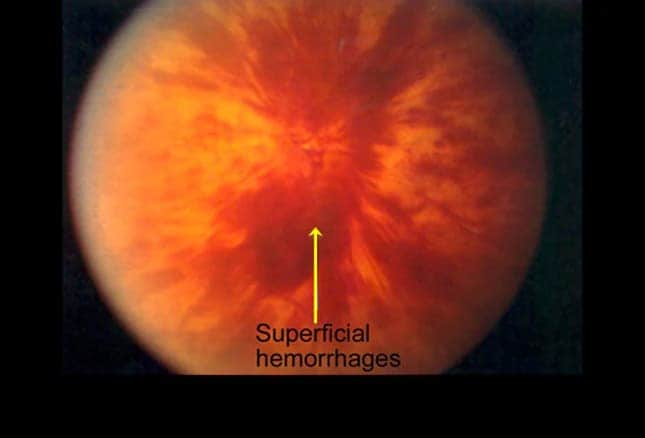
#> input picture test-data/retinal 2.jpg, 645 x 438 px
$ python -i skel.py   (imports and definitions only)
#> lines starting #> are read from the running program, lines starting #| are printed output that depends on the picture; after the words box and inside, x2 and y2 are one past the last pixel; in counts of white or black regions, pixels touching at a corner belong together
import cv2
import numpy as np
import os
def convert(image):
#> called with image = 'test-data/retinal 2.jpg'
    img = cv2.imread(image,0)
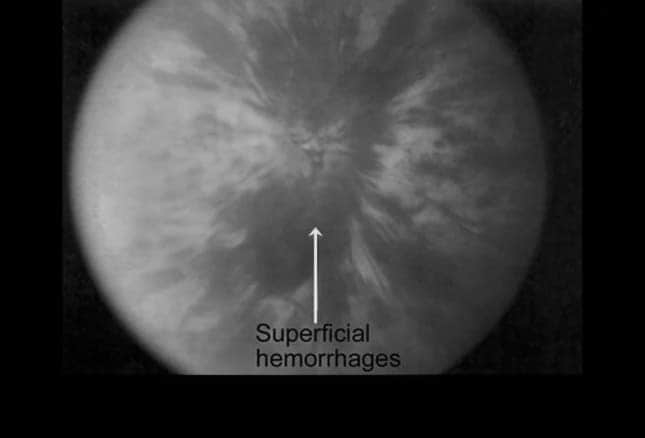
#> img: shape (438, 645); min 0, max 247, mean 59
    size = np.size(img)
#> size = 282510
    skel = np.zeros(img.shape,np.uint8)

    ret,img = cv2.threshold(img,127,255,0)
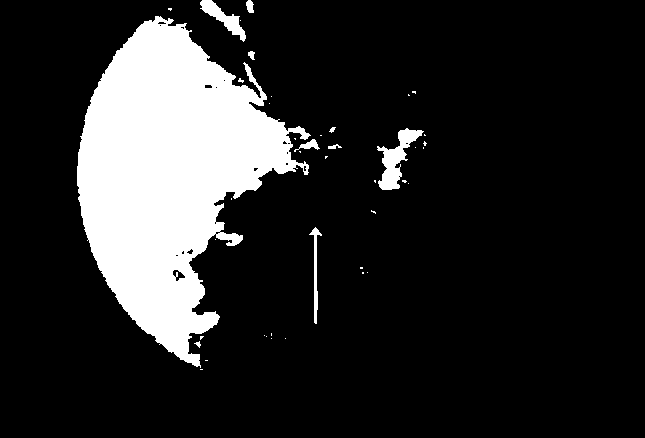
#> img: shape (438, 645); 16% white; 42 white regions (32 under 20 px), largest, box (x1, y1, x2, y2) and area: (77, 16, 311, 368) 42536, (377, 128, 424, 190) 1106, (200, 0, 246, 42) 620


    element = cv2.getStructuringElement(cv2.MORPH_CROSS,(3,3))
    done = False

    while( not done):
        eroded = cv2.erode(img,element)
        temp = cv2.dilate(eroded,element)
        temp = cv2.subtract(img,temp)
        skel = cv2.bitwise_or(skel,temp)
        img = eroded.copy()

        zeros = size - cv2.countNonZero(img)
        if zeros==size:
            done = True
#> this loop made 94 passes
#> zeros on passes 1 to 12: 239812, 241752, 243353, 244747, 246017, 247180, 248261, 249250, 250172, 251042, 251881, 252702
#> pass 1, in convert, `eroded = cv2.erode(img,element)`:
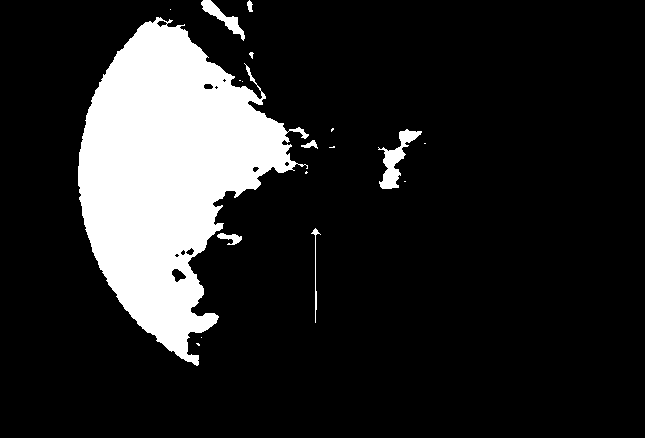
#> eroded: shape (438, 645); 15.1% white; 18 white regions (10 under 20 px), largest, box (x1, y1, x2, y2) and area: (78, 17, 309, 366) 40848, (378, 129, 422, 189) 881, (201, 0, 245, 41) 494
#> pass 1, in convert, `temp = cv2.dilate(eroded,element)`:
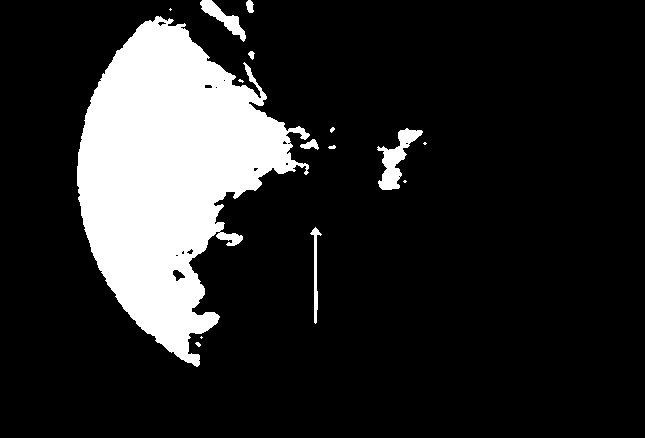
#> temp: shape (438, 645); 15.8% white; 15 white regions (7 under 20 px), largest, box (x1, y1, x2, y2) and area: (77, 16, 310, 367) 42409, (377, 128, 423, 190) 1086, (200, 0, 246, 42) 607
#> pass 1, in convert, `temp = cv2.subtract(img,temp)`:
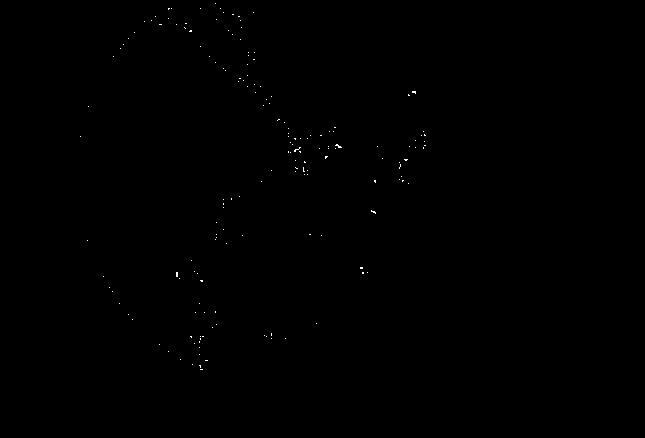
#> temp: shape (438, 645); 0.11% white in thin lines or dots, all inside (x1, y1, x2, y2) = (80, 3, 426, 370)
#> pass 2, in convert, `eroded = cv2.erode(img,element)`:
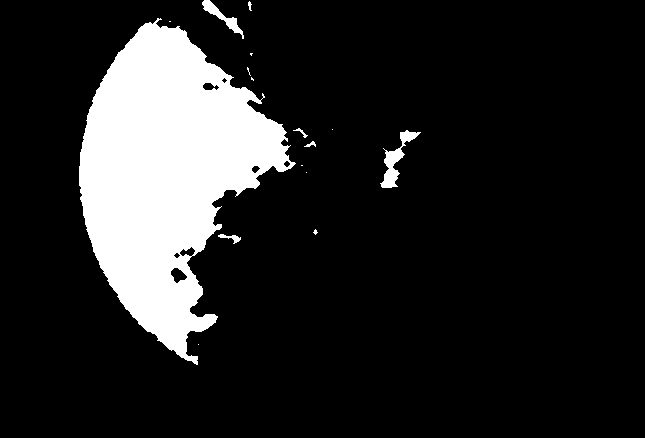
#> eroded: shape (438, 645); 14.4% white; 16 white regions (9 under 20 px), largest, box (x1, y1, x2, y2) and area: (79, 18, 296, 365) 39458, (380, 130, 421, 188) 683, (202, 0, 244, 39) 383
#> after the loop: eroded: shape (438, 645); every value is 0
#> after the loop:
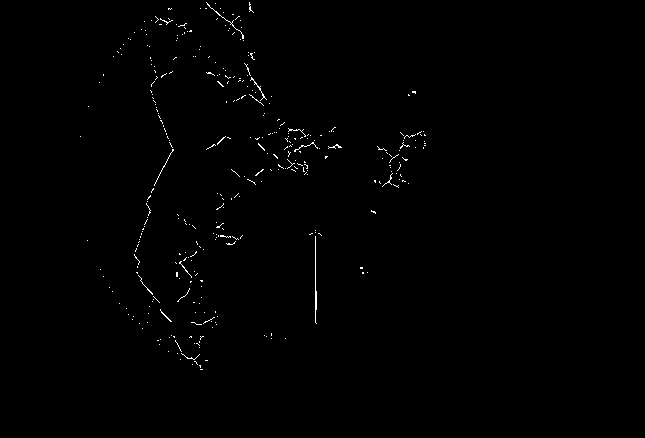
#> skel: shape (438, 645); 0.55% white in thin lines or dots, all inside (x1, y1, x2, y2) = (80, 2, 426, 370)
    name=str(os.path.join('static/images'))+'/converted_'+str(image.split('/')[-1])
    cv2.imwrite(name, skel)
    # cv2.imshow("skel",skel)
    # cv2.waitKey(0)
    # cv2.destroyAllWindows()

>>> result = convert('test-data/retinal 2.jpg')

$ run again, on test-data/retinal.jpg
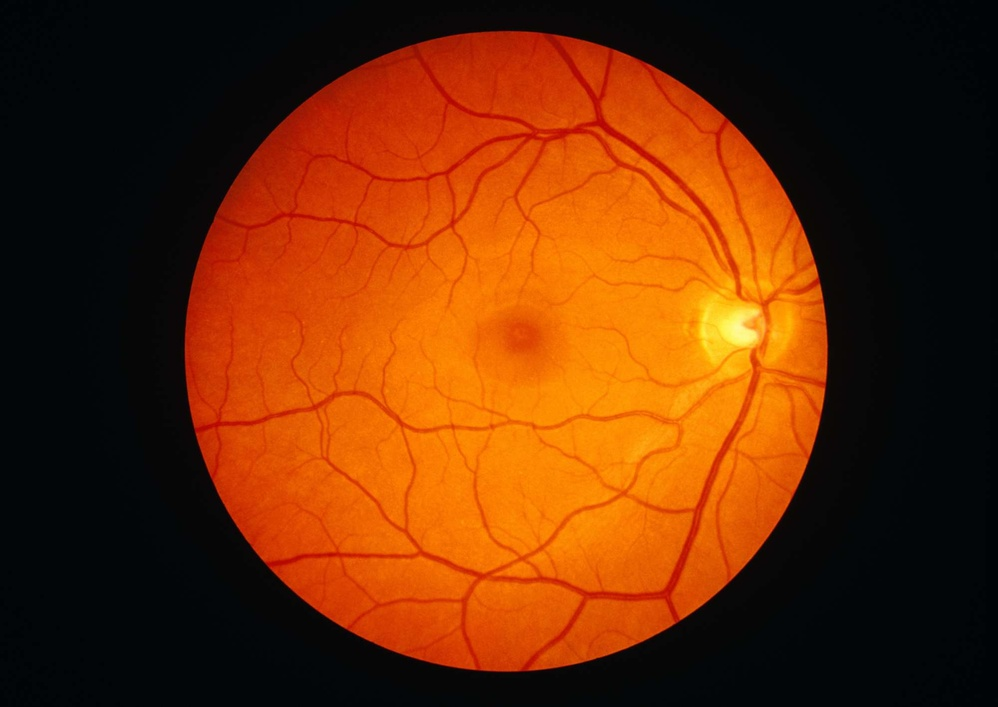
#> input picture test-data/retinal.jpg, 998 x 707 px, shrunk from 2000 x 1418 before the run
#> size = 705586
#> in convert, `ret,img = cv2.threshold(img,127,255,0)`:
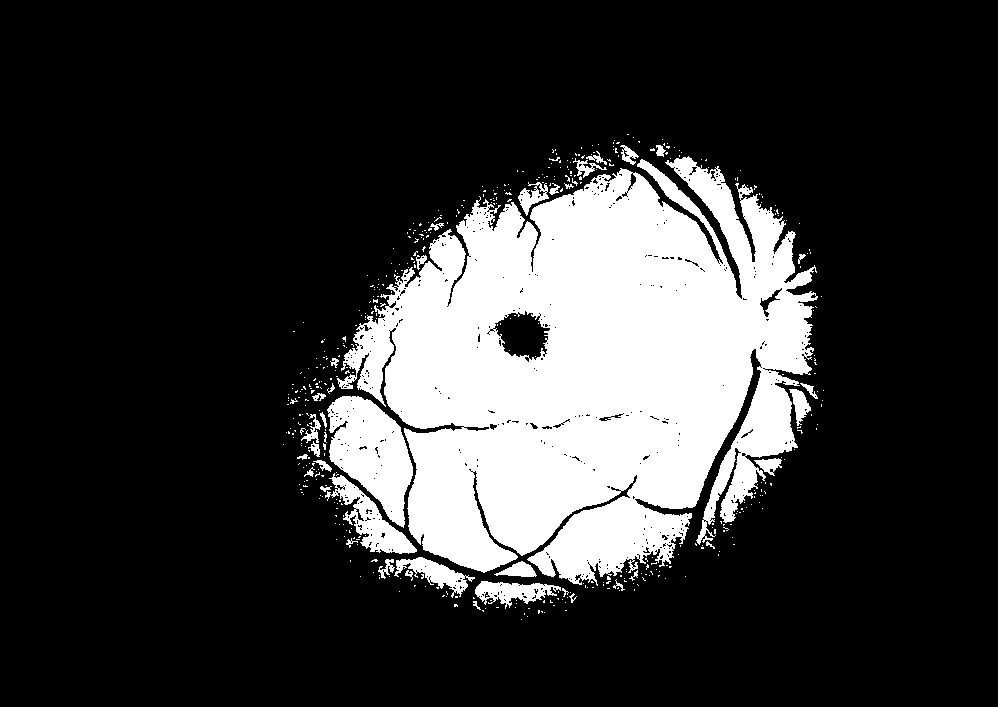
#> img: shape (707, 998); 20.8% white; 480 white regions (439 under 20 px), largest, box (x1, y1, x2, y2) and area: (337, 156, 818, 586) 130400, (327, 396, 413, 528) 6585, (325, 473, 417, 554) 2349
#> the loop in convert, `while( not done):` made 74 passes
#> zeros on passes 1 to 8: 572220, 581942, 590190, 597460, 604132, 610334, 616072, 621369
#> after the loop in convert, `while( not done):`:
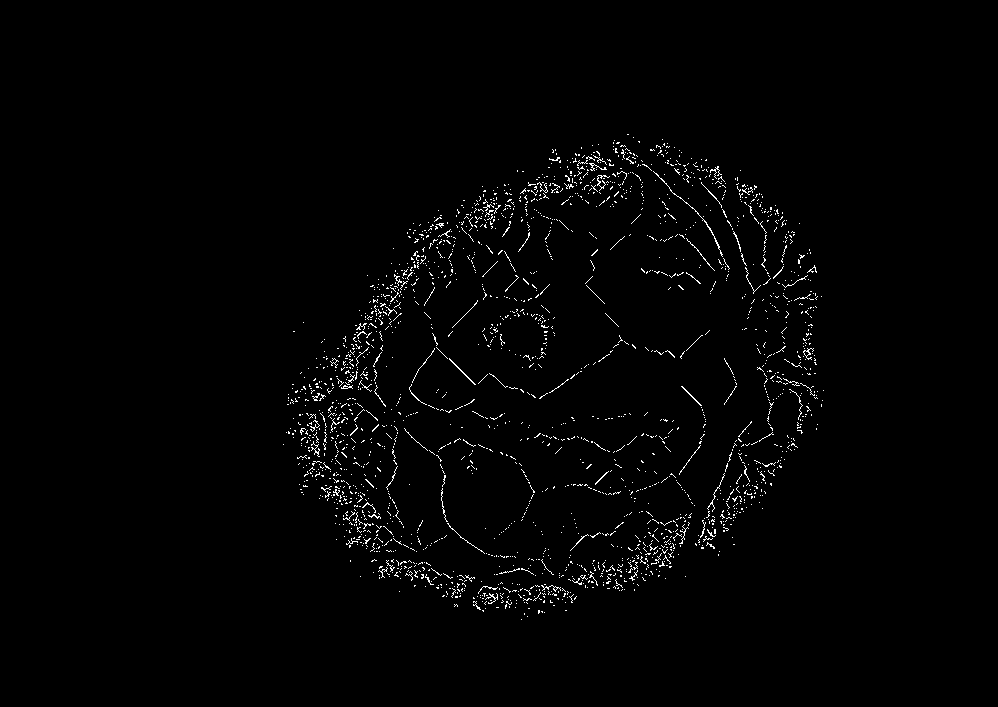
#> skel: shape (707, 998); 1.4% white in thin lines or dots, all inside (x1, y1, x2, y2) = (283, 134, 824, 620)
